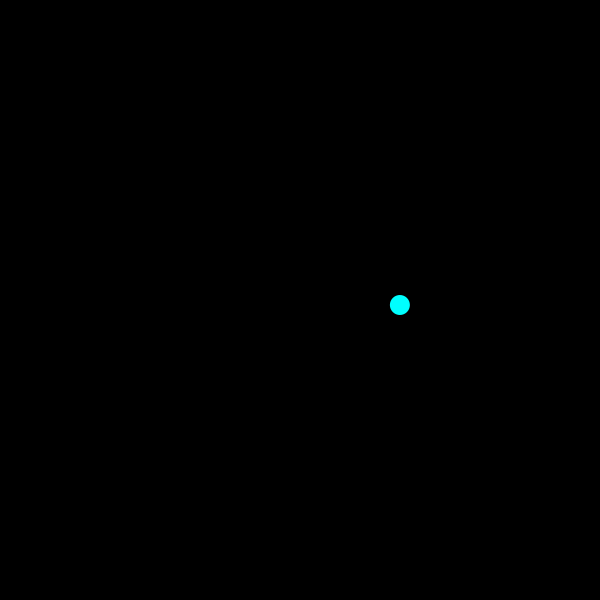
Frame 1 (no input)
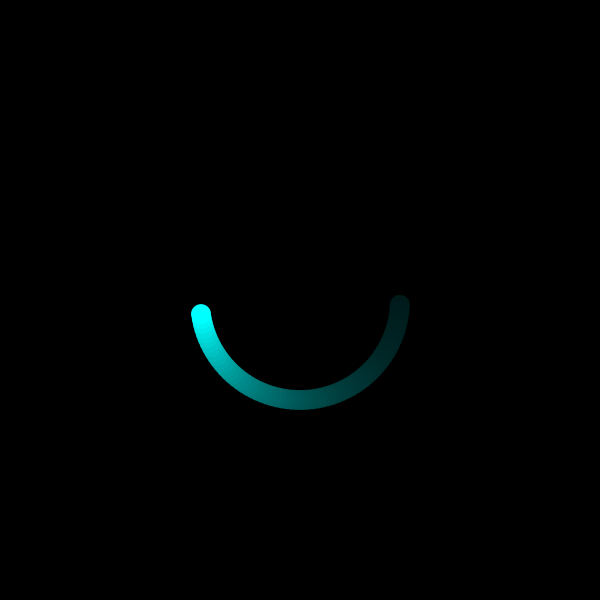
Frame 60 (the mouse pressed at the canvas centre just before this capture)
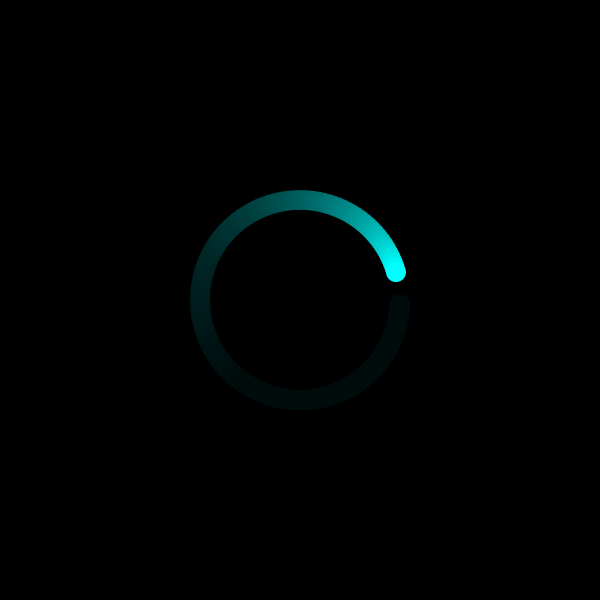
Frame 120 (the mouse held since frame 60 and released just before this capture)

The Processing sketch that drew these frames (run headless with seeded random() and noise(); from frame 60 on, the mouse is pressed at the canvas centre):

// Processing sketch: day4_02b_time_LoadingCircle
// ── day4_02b_time_LoadingCircle.pde
float r = 100;
float speed = 0.05;

void setup() {
  size(600,600);
  background(0);  
  smooth();
}

void draw() {
  fill(0,10);
  rect(0,0,width,height);
  
  float x = r * cos(frameCount * speed);
  float y = r * sin(frameCount * speed);
  
  fill(0,255,255);
  noStroke();
  ellipse(x + width/2, y + height/2, 20, 20);
  
}
